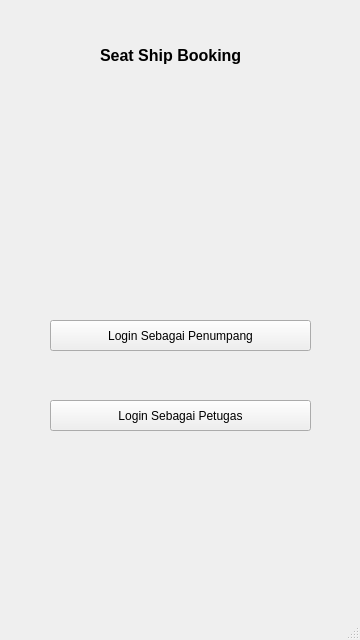
<?xml version="1.0" encoding="UTF-8"?>
<ui version="4.0">
 <class>MainWindow</class>
 <widget class="QMainWindow" name="MainWindow">
  <property name="geometry">
   <rect>
    <x>0</x>
    <y>0</y>
    <width>360</width>
    <height>640</height>
   </rect>
  </property>
  <property name="minimumSize">
   <size>
    <width>360</width>
    <height>640</height>
   </size>
  </property>
  <property name="maximumSize">
   <size>
    <width>360</width>
    <height>640</height>
   </size>
  </property>
  <property name="windowTitle">
   <string>Seat Ship Booking</string>
  </property>
  <property name="windowIcon">
   <iconset>
    <normaloff>../../../Downloads/ship-icon_34102.png</normaloff>../../../Downloads/ship-icon_34102.png</iconset>
  </property>
  <widget class="QWidget" name="centralwidget">
   <widget class="QLabel" name="label_2">
    <property name="geometry">
     <rect>
      <x>120</x>
      <y>130</y>
      <width>111</width>
      <height>111</height>
     </rect>
    </property>
    <property name="text">
     <string/>
    </property>
    <property name="pixmap">
     <pixmap>../../../Downloads/ship-icon_34102.png</pixmap>
    </property>
    <property name="scaledContents">
     <bool>true</bool>
    </property>
   </widget>
   <widget class="QPushButton" name="daftar_petugas">
    <property name="geometry">
     <rect>
      <x>50</x>
      <y>400</y>
      <width>261</width>
      <height>31</height>
     </rect>
    </property>
    <property name="text">
     <string>Login Sebagai Petugas</string>
    </property>
   </widget>
   <widget class="QLabel" name="label">
    <property name="geometry">
     <rect>
      <x>100</x>
      <y>40</y>
      <width>171</width>
      <height>31</height>
     </rect>
    </property>
    <property name="font">
     <font>
      <pointsize>12</pointsize>
      <bold>true</bold>
     </font>
    </property>
    <property name="text">
     <string>Seat Ship Booking</string>
    </property>
   </widget>
   <widget class="QPushButton" name="daftar_penumpang">
    <property name="geometry">
     <rect>
      <x>50</x>
      <y>320</y>
      <width>261</width>
      <height>31</height>
     </rect>
    </property>
    <property name="text">
     <string>Login Sebagai Penumpang</string>
    </property>
   </widget>
  </widget>
  <widget class="QStatusBar" name="statusbar"/>
 </widget>
 <resources/>
 <connections/>
</ui>
